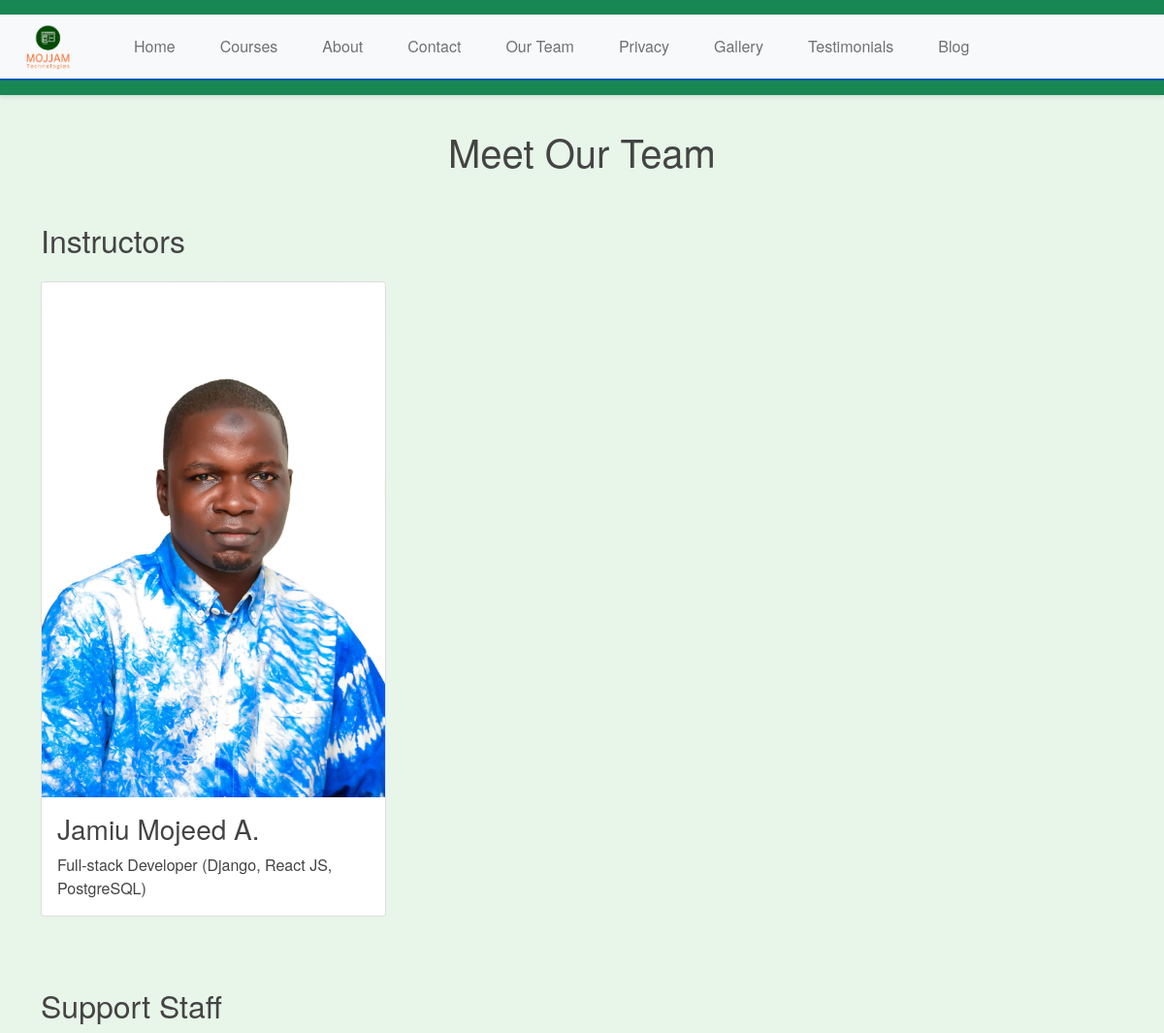
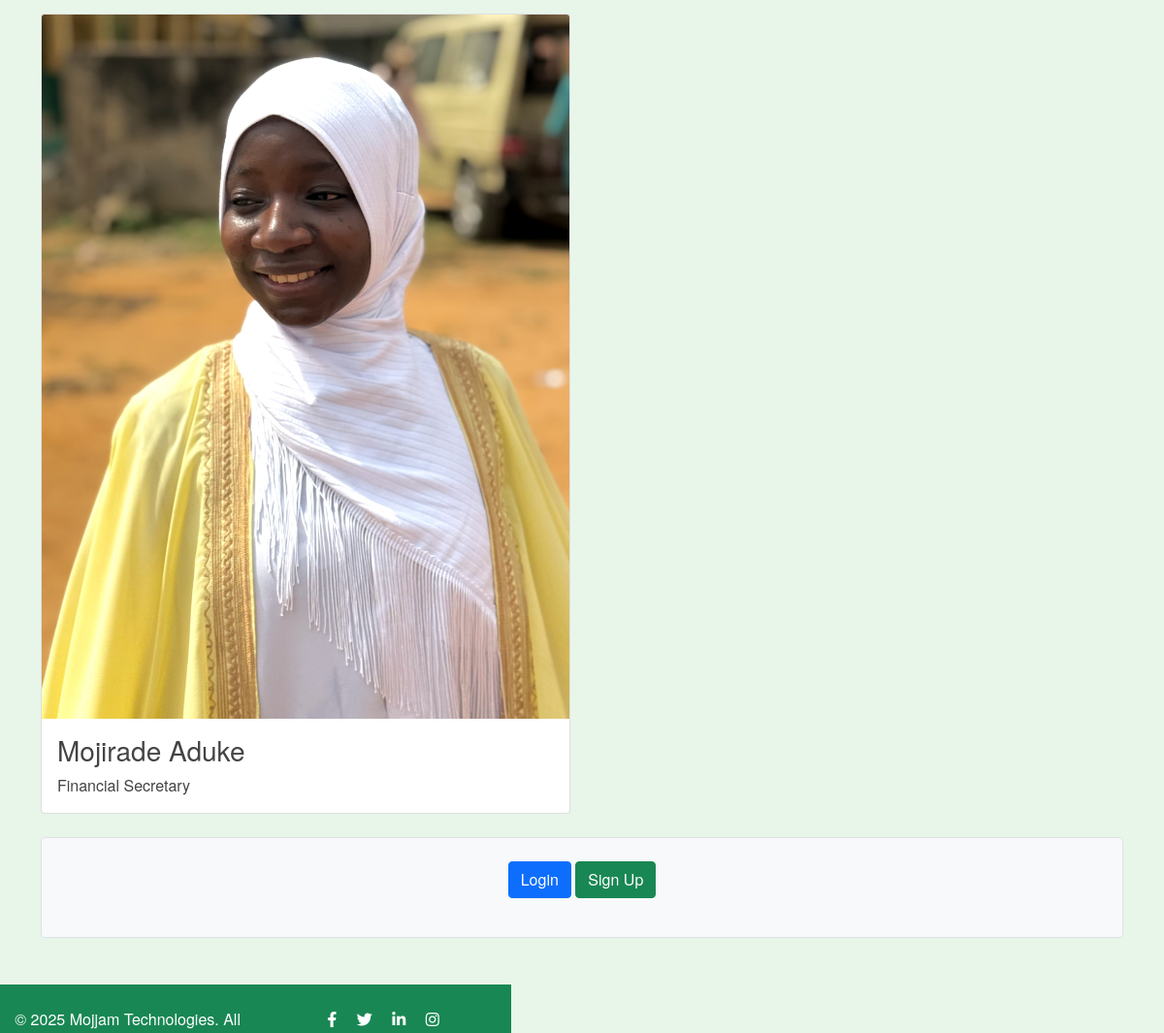
Page /team/ on the committed database (2 pictures, top to bottom).
### app/models.py (models this page shows, shortened)
class TeamMember(models.Model):
    ROLE_CHOICES = [
        ('Instructor', 'Instructor'),
        ('Support Staff', 'Support Staff'),
    ]
    name = models.CharField(max_length=100)
    role = models.CharField(max_length=20, choices=ROLE_CHOICES)
    image = models.ImageField(upload_to='team_members/', blank=True, null=True)
    description = models.TextField(blank=True)
    created_at = models.DateTimeField(auto_now_add=True)

### app/views.py (the view)
# urls.py: path('team/', team, name='team'),
def team(request):
    instructors = TeamMember.objects.filter(role='Instructor').order_by('-created_at')
    support_staff = TeamMember.objects.filter(role='Support Staff').order_by('-created_at')
    return render(request, 'team.html', {
        'instructors': instructors,
        'support_staff': support_staff
    })

### app/context_processors.py (called while the page is built)
def current_year(request):
    return {
        'current_year': datetime.now().year
    }

### app/templates/team.html (shortened to what this page needs)
{% extends 'base.html' %} {% load static %} {% block content %}
<div class="container my-5">
  <h1 class="text-center mb-5">Meet Our Team</h1>
  <div class="row mb-5">
    <h2 class="col-12 mb-4">Instructors</h2>
    {% for member in instructors %}
    <div class="col-md-4 mb-4">
      <div class="card h-100">
        {% if member.image %}
        <img
          src="{{ member.image.url }}"
          class="card-img-top"
          alt="{{ member.name }}"
        />
        {% else %}
        <img
          src="{% static 'images/placeholder.jpg' %}"
          class="card-img-top"
          alt="Instructor"
        />
        {% endif %}
        <div class="card-body">
          <h3 class="card-title">{{ member.name }}</h3>
          <p class="card-text">
            {{ member.description|default:"No description provided." }}
          </p>
        </div>
      </div>
    </div>
    {% empty %}
    <p class="text-muted">No instructors found.</p>
    {% endfor %}
  </div>
  <div class="row">
    <h2 class="col-12 mb-4">Support Staff</h2>
    {% for member in support_staff %}
    <div class="col-md-6 mb-4">
      <div class="card h-100">
        {% if member.image %}
        <img
          src="{{ member.image.url }}"
          class="card-img-top"
          alt="{{ member.name }}"
        />
        {% else %}
        <img
          src="{% static 'images/placeholder.jpg' %}"
          class="card-img-top"
          alt="Staff"
        />
        {% endif %}
        <div class="card-body">
          <h3 class="card-title">{{ member.name }}</h3>
          <p class="card-text">
            {{ member.description|default:"No description provided." }}
          </p>
        </div>
      </div>
    </div>
    {% empty %}
    <p class="text-muted">No support staff found.</p>
    {% endfor %}
  </div>
  <div class="auth-section mb-5 p-4 border rounded bg-light">
    <div class="text-center mb-3">
      <button class="btn btn-primary mr-2" id="loginBtn">Login</button>
      <button class="btn btn-success" id="signupBtn">Sign Up</button>
    </div>
  </div>
</div>
{% endblock %}

### app/static/css/style.css (style rules this page uses)
body { font-family: "Helvetica Neue", Arial, sans-serif; margin: 0; padding: 60px 0 50px; background-color: #e8f5e9; color: #444; }

### rows in the picture
TeamMember: image (picture), name "Jamiu Mojeed A.", description "Full-stack Developer (Django, React JS, PostgreSQL)"
TeamMember: image (picture), name "Mojirade Aduke", description "Financial Secretary"
